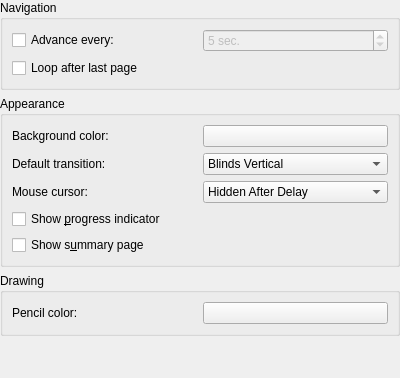
<ui version="4.0" >
 <class>DlgPresentationBase</class>
 <widget class="QWidget" name="DlgPresentationBase" >
  <property name="geometry" >
   <rect>
    <x>0</x>
    <y>0</y>
    <width>400</width>
    <height>378</height>
   </rect>
  </property>
  <layout class="QVBoxLayout" >
   <property name="margin" >
    <number>0</number>
   </property>
   <property name="spacing" >
    <number>6</number>
   </property>
   <item>
    <widget class="QGroupBox" name="groupBox" >
     <property name="title" >
      <string>Navigation</string>
     </property>
     <layout class="QVBoxLayout" >
      <property name="margin" >
       <number>9</number>
      </property>
      <property name="spacing" >
       <number>6</number>
      </property>
      <item>
       <layout class="QHBoxLayout" >
        <property name="margin" >
         <number>0</number>
        </property>
        <property name="spacing" >
         <number>6</number>
        </property>
        <item>
         <widget class="QCheckBox" name="kcfg_SlidesAdvance" >
          <property name="text" >
           <string>Advance every:</string>
          </property>
         </widget>
        </item>
        <item>
         <widget class="QSpinBox" name="kcfg_SlidesAdvanceTime" >
          <property name="enabled" >
           <bool>false</bool>
          </property>
          <property name="suffix" >
           <string> sec.</string>
          </property>
          <property name="value" >
           <number>5</number>
          </property>
         </widget>
        </item>
       </layout>
      </item>
      <item>
       <widget class="QCheckBox" name="kcfg_SlidesLoop" >
        <property name="text" >
         <string>Loop after last page</string>
        </property>
       </widget>
      </item>
     </layout>
    </widget>
   </item>
   <item>
    <widget class="QGroupBox" name="groupBox_2" >
     <property name="title" >
      <string>Appearance</string>
     </property>
     <layout class="QVBoxLayout" >
      <property name="margin" >
       <number>9</number>
      </property>
      <property name="spacing" >
       <number>6</number>
      </property>
      <item>
       <layout class="QGridLayout" >
        <property name="margin" >
         <number>0</number>
        </property>
        <property name="spacing" >
         <number>6</number>
        </property>
        <item row="0" column="0" >
         <widget class="QLabel" name="textLabel3" >
          <property name="text" >
           <string>Background color:</string>
          </property>
         </widget>
        </item>
        <item row="0" column="1" >
         <widget class="KColorButton" name="kcfg_SlidesBackgroundColor" />
        </item>
        <item row="1" column="0" >
         <widget class="QLabel" name="textLabel1" >
          <property name="text" >
           <string>Default transition:</string>
          </property>
         </widget>
        </item>
        <item row="1" column="1" >
         <widget class="QComboBox" name="kcfg_SlidesTransition" >
          <item>
           <property name="text" >
            <string>Blinds Vertical</string>
           </property>
          </item>
          <item>
           <property name="text" >
            <string>Blinds Horizontal</string>
           </property>
          </item>
          <item>
           <property name="text" >
            <string>Box In</string>
           </property>
          </item>
          <item>
           <property name="text" >
            <string>Box Out</string>
           </property>
          </item>
          <item>
           <property name="text" >
            <string>Dissolve</string>
           </property>
          </item>
          <item>
           <property name="text" >
            <string>Glitter Down</string>
           </property>
          </item>
          <item>
           <property name="text" >
            <string>Glitter Right</string>
           </property>
          </item>
          <item>
           <property name="text" >
            <string>Glitter Right-Down</string>
           </property>
          </item>
          <item>
           <property name="text" >
            <string>Random Transition</string>
           </property>
          </item>
          <item>
           <property name="text" >
            <string>Replace</string>
           </property>
          </item>
          <item>
           <property name="text" >
            <string>Split Horizontal In</string>
           </property>
          </item>
          <item>
           <property name="text" >
            <string>Split Horizontal Out</string>
           </property>
          </item>
          <item>
           <property name="text" >
            <string>Split Vertical In</string>
           </property>
          </item>
          <item>
           <property name="text" >
            <string>Split Vertical Out</string>
           </property>
          </item>
          <item>
           <property name="text" >
            <string>Wipe Down</string>
           </property>
          </item>
          <item>
           <property name="text" >
            <string>Wipe Right</string>
           </property>
          </item>
          <item>
           <property name="text" >
            <string>Wipe Left</string>
           </property>
          </item>
          <item>
           <property name="text" >
            <string>Wipe Up</string>
           </property>
          </item>
         </widget>
        </item>
        <item row="2" column="0" >
         <widget class="QLabel" name="textLabel2" >
          <property name="text" >
           <string>Mouse cursor:</string>
          </property>
         </widget>
        </item>
        <item row="2" column="1" >
         <widget class="QComboBox" name="kcfg_SlidesCursor" >
          <item>
           <property name="text" >
            <string>Hidden After Delay</string>
           </property>
          </item>
          <item>
           <property name="text" >
            <string>Always Visible</string>
           </property>
          </item>
          <item>
           <property name="text" >
            <string>Always Hidden</string>
           </property>
          </item>
         </widget>
        </item>
       </layout>
      </item>
      <item>
       <widget class="QCheckBox" name="kcfg_SlidesShowProgress" >
        <property name="text" >
         <string>Show &amp;progress indicator</string>
        </property>
       </widget>
      </item>
      <item>
       <widget class="QCheckBox" name="kcfg_SlidesShowSummary" >
        <property name="text" >
         <string>Show s&amp;ummary page</string>
        </property>
       </widget>
      </item>
     </layout>
    </widget>
   </item>
   <item>
    <widget class="QGroupBox" name="groupBox_3" >
     <property name="title" >
      <string>Drawing</string>
     </property>
     <layout class="QVBoxLayout" >
      <property name="margin" >
       <number>9</number>
      </property>
      <property name="spacing" >
       <number>6</number>
      </property>
      <item>
       <layout class="QHBoxLayout" >
        <property name="margin" >
         <number>0</number>
        </property>
        <property name="spacing" >
         <number>6</number>
        </property>
        <item>
         <widget class="QLabel" name="label" >
          <property name="text" >
           <string>Pencil color:</string>
          </property>
         </widget>
        </item>
        <item>
         <widget class="KColorButton" name="kcfg_SlidesPencilColor" />
        </item>
       </layout>
      </item>
     </layout>
    </widget>
   </item>
   <item>
    <spacer>
     <property name="orientation" >
      <enum>Qt::Vertical</enum>
     </property>
     <property name="sizeType" >
      <enum>QSizePolicy::Expanding</enum>
     </property>
     <property name="sizeHint" >
      <size>
       <width>318</width>
       <height>16</height>
      </size>
     </property>
    </spacer>
   </item>
  </layout>
 </widget>
 <layoutdefault spacing="6" margin="11" />
 <pixmapfunction>qPixmapFromMimeSource</pixmapfunction>
 <customwidgets>
  <customwidget>
   <class>KColorButton</class>
   <extends>QPushButton</extends>
   <header>kcolorbutton.h</header>
  </customwidget>
 </customwidgets>
 <resources/>
 <connections>
  <connection>
   <sender>kcfg_SlidesAdvance</sender>
   <signal>toggled(bool)</signal>
   <receiver>kcfg_SlidesAdvanceTime</receiver>
   <slot>setEnabled(bool)</slot>
   <hints>
    <hint type="sourcelabel" >
     <x>88</x>
     <y>43</y>
    </hint>
    <hint type="destinationlabel" >
     <x>280</x>
     <y>49</y>
    </hint>
   </hints>
  </connection>
 </connections>
</ui>
